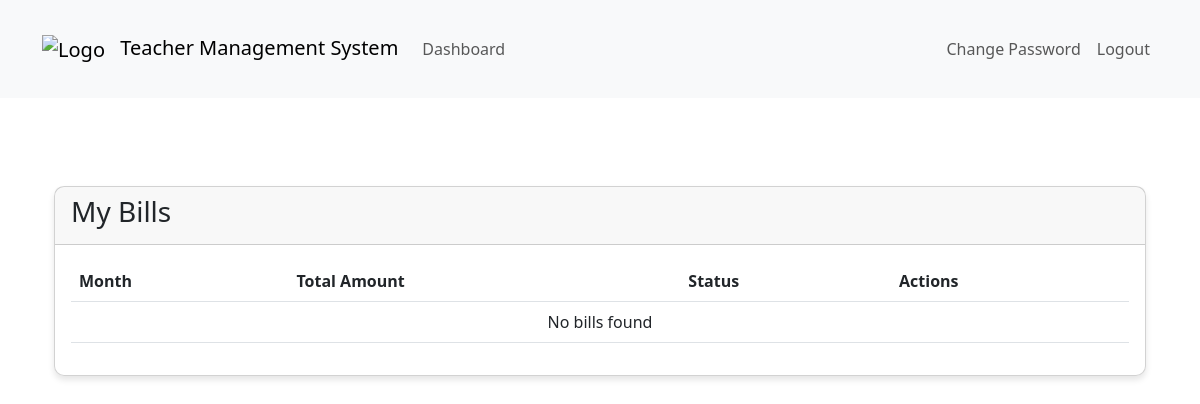
Before: /dashboard/student/5/bills/ (signed in) with the older database file.
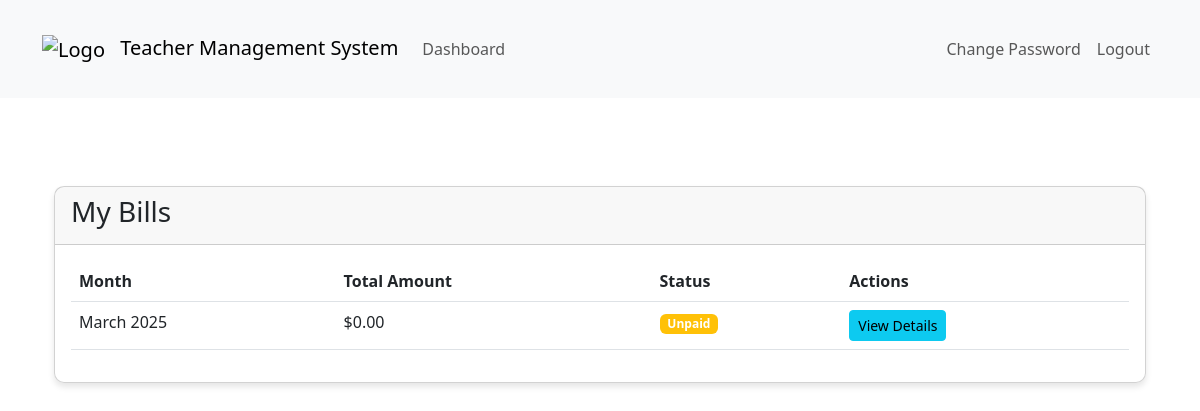
After: the same page with the newer database file.
### teachers_app/billing_models.py (models this page shows, shortened)
class Bill(models.Model):
    student = models.ForeignKey(Student, on_delete=models.CASCADE, related_name='bills')
    month = models.DateField(help_text="Billing month (first day of month)")
    total_amount = models.DecimalField(max_digits=10, decimal_places=2)
    is_paid = models.BooleanField(default=False)
    payment_date = models.DateTimeField(null=True, blank=True)
    created_at = models.DateTimeField(auto_now_add=True)
    updated_at = models.DateTimeField(auto_now=True)
    class Meta:
        unique_together = ('student', 'month')
        ordering = ['-month']

### teachers_app/billing_views.py (the view)
# urls.py: path('student/<int:student_id>/bills/', billing_views.student_bills, name='student_bills'),
@login_required
def student_bills(request, student_id):
    student = get_object_or_404(Student, pk=student_id)
    bills = Bill.objects.filter(student=student).order_by('-month')
    return render(request, 'student/student_bills.html', {
        'student': student,
        'bills': bills
    })

### templates/student/student_bills.html
{% extends 'base.html' %}
{% block content %}
<div class="container mt-4">
    <div class="card">
        <div class="card-header">
            <h3>My Bills</h3>
        </div>
        <div class="card-body">
            <div class="table-responsive">
                <table class="table table-hover">
                    <thead>
                        <tr>
                            <th>Month</th>
                            <th>Total Amount</th>
                            <th>Status</th>
                            <th>Actions</th>
                        </tr>
                    </thead>
                    <tbody>
                        {% for bill in bills %}
                        <tr>
                            <td>{{ bill.month|date:"F Y" }}</td>
                            <td>${{ bill.total_amount }}</td>
                            <td>
                                {% if bill.is_paid %}
                                <span class="badge bg-success">Paid</span>
                                {% else %}
                                <span class="badge bg-warning">Unpaid</span>
                                {% endif %}
                            </td>
                            <td>
                                <a href="{% url 'bill_detail' bill_id=bill.id %}" class="btn btn-sm btn-info">
                                    View Details
                                </a>
                            </td>
                        </tr>
                        {% empty %}
                        <tr>
                            <td colspan="4" class="text-center">No bills found</td>
                        </tr>
                        {% endfor %}
                    </tbody>
                </table>
            </div>
        </div>
    </div>
</div>
{% endblock %}

Changed rows visible on the page:
added Bill: month "March 2025", total_amount "0.00", is_paid "Unpaid"
Other visible differences:
text no longer shown: "No bills found"
